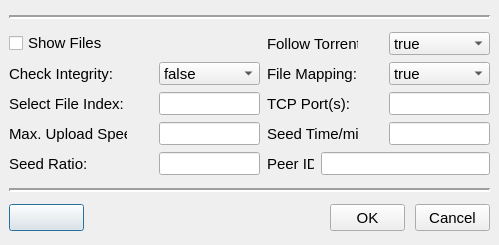
<ui version="4.0" >
 <class>torrentArgsDlg</class>
 <widget class="QDialog" name="torrentArgsDlg" >
  <property name="geometry" >
   <rect>
    <x>0</x>
    <y>0</y>
    <width>499</width>
    <height>245</height>
   </rect>
  </property>
  <property name="minimumSize" >
   <size>
    <width>499</width>
    <height>245</height>
   </size>
  </property>
  <property name="maximumSize" >
   <size>
    <width>499</width>
    <height>245</height>
   </size>
  </property>
  <property name="font" >
   <font>
    <pointsize>11</pointsize>
   </font>
  </property>
  <property name="windowTitle" >
   <string>BitTorrent Options - aria2fe</string>
  </property>
  <property name="windowIcon" >
   <iconset resource="../resources.qrc" >:/pixmaps/pixmaps/download_22x22.png</iconset>
  </property>
  <widget class="QLabel" name="txtLabel1" >
   <property name="geometry" >
    <rect>
     <x>9</x>
     <y>62</y>
     <width>118</width>
     <height>23</height>
    </rect>
   </property>
   <property name="text" >
    <string>Check Integrity:</string>
   </property>
  </widget>
  <widget class="QComboBox" name="torrentIntegrityCombo" >
   <property name="geometry" >
    <rect>
     <x>159</x>
     <y>62</y>
     <width>101</width>
     <height>23</height>
    </rect>
   </property>
   <item>
    <property name="text" >
     <string>false</string>
    </property>
   </item>
   <item>
    <property name="text" >
     <string>true</string>
    </property>
   </item>
  </widget>
  <widget class="QComboBox" name="torrentFollowCombo" >
   <property name="geometry" >
    <rect>
     <x>389</x>
     <y>32</y>
     <width>101</width>
     <height>23</height>
    </rect>
   </property>
   <item>
    <property name="text" >
     <string>true</string>
    </property>
   </item>
   <item>
    <property name="text" >
     <string>false</string>
    </property>
   </item>
   <item>
    <property name="text" >
     <string>mem</string>
    </property>
   </item>
  </widget>
  <widget class="QLabel" name="txtLabel6" >
   <property name="geometry" >
    <rect>
     <x>267</x>
     <y>62</y>
     <width>91</width>
     <height>23</height>
    </rect>
   </property>
   <property name="text" >
    <string>File Mapping:</string>
   </property>
  </widget>
  <widget class="QComboBox" name="torrentMappingCombo" >
   <property name="geometry" >
    <rect>
     <x>389</x>
     <y>62</y>
     <width>101</width>
     <height>23</height>
    </rect>
   </property>
   <item>
    <property name="text" >
     <string>true</string>
    </property>
   </item>
   <item>
    <property name="text" >
     <string>false</string>
    </property>
   </item>
  </widget>
  <widget class="QLabel" name="txtLabel5" >
   <property name="geometry" >
    <rect>
     <x>267</x>
     <y>32</y>
     <width>91</width>
     <height>23</height>
    </rect>
   </property>
   <property name="text" >
    <string>Follow Torrent:</string>
   </property>
  </widget>
  <widget class="QLabel" name="txtLabel7" >
   <property name="geometry" >
    <rect>
     <x>267</x>
     <y>92</y>
     <width>91</width>
     <height>23</height>
    </rect>
   </property>
   <property name="text" >
    <string>TCP Port(s):</string>
   </property>
  </widget>
  <widget class="QLineEdit" name="torrentPortsEdit" >
   <property name="geometry" >
    <rect>
     <x>389</x>
     <y>92</y>
     <width>101</width>
     <height>23</height>
    </rect>
   </property>
  </widget>
  <widget class="QLabel" name="txtLabel2" >
   <property name="geometry" >
    <rect>
     <x>9</x>
     <y>92</y>
     <width>118</width>
     <height>23</height>
    </rect>
   </property>
   <property name="text" >
    <string>Select File Index:</string>
   </property>
  </widget>
  <widget class="QLineEdit" name="torrentIndexEdit" >
   <property name="geometry" >
    <rect>
     <x>159</x>
     <y>92</y>
     <width>101</width>
     <height>23</height>
    </rect>
   </property>
  </widget>
  <widget class="QFrame" name="upperFrame" >
   <property name="geometry" >
    <rect>
     <x>9</x>
     <y>9</y>
     <width>481</width>
     <height>16</height>
    </rect>
   </property>
   <property name="frameShape" >
    <enum>QFrame::HLine</enum>
   </property>
   <property name="frameShadow" >
    <enum>QFrame::Sunken</enum>
   </property>
   <property name="lineWidth" >
    <number>2</number>
   </property>
  </widget>
  <widget class="QFrame" name="lowerFrame" >
   <property name="geometry" >
    <rect>
     <x>9</x>
     <y>182</y>
     <width>481</width>
     <height>16</height>
    </rect>
   </property>
   <property name="frameShape" >
    <enum>QFrame::HLine</enum>
   </property>
   <property name="frameShadow" >
    <enum>QFrame::Sunken</enum>
   </property>
   <property name="lineWidth" >
    <number>2</number>
   </property>
  </widget>
  <widget class="QLineEdit" name="torrentMaxSpeedEdit" >
   <property name="geometry" >
    <rect>
     <x>159</x>
     <y>122</y>
     <width>101</width>
     <height>23</height>
    </rect>
   </property>
  </widget>
  <widget class="QLabel" name="txtLabel3" >
   <property name="geometry" >
    <rect>
     <x>9</x>
     <y>122</y>
     <width>118</width>
     <height>23</height>
    </rect>
   </property>
   <property name="text" >
    <string>Max. Upload Speed:</string>
   </property>
  </widget>
  <widget class="QLineEdit" name="torrentSeedRatioEdit" >
   <property name="geometry" >
    <rect>
     <x>159</x>
     <y>152</y>
     <width>101</width>
     <height>23</height>
    </rect>
   </property>
  </widget>
  <widget class="QLabel" name="txtLabel4" >
   <property name="geometry" >
    <rect>
     <x>9</x>
     <y>152</y>
     <width>118</width>
     <height>23</height>
    </rect>
   </property>
   <property name="text" >
    <string>Seed Ratio:</string>
   </property>
  </widget>
  <widget class="QLineEdit" name="torrentPeerEdit" >
   <property name="geometry" >
    <rect>
     <x>321</x>
     <y>152</y>
     <width>169</width>
     <height>23</height>
    </rect>
   </property>
  </widget>
  <widget class="QLabel" name="txtLabel9" >
   <property name="geometry" >
    <rect>
     <x>267</x>
     <y>152</y>
     <width>47</width>
     <height>23</height>
    </rect>
   </property>
   <property name="text" >
    <string>Peer ID:</string>
   </property>
  </widget>
  <widget class="QLineEdit" name="torrentSeedTimeEdit" >
   <property name="geometry" >
    <rect>
     <x>389</x>
     <y>122</y>
     <width>101</width>
     <height>23</height>
    </rect>
   </property>
   <property name="inputMask" >
    <string>0000; </string>
   </property>
  </widget>
  <widget class="QLabel" name="txtLabel8" >
   <property name="geometry" >
    <rect>
     <x>267</x>
     <y>122</y>
     <width>91</width>
     <height>23</height>
    </rect>
   </property>
   <property name="text" >
    <string>Seed Time/min:</string>
   </property>
  </widget>
  <widget class="QCheckBox" name="torrentShowFilesCkBox" >
   <property name="geometry" >
    <rect>
     <x>9</x>
     <y>32</y>
     <width>161</width>
     <height>22</height>
    </rect>
   </property>
   <property name="text" >
    <string>Show Files</string>
   </property>
  </widget>
  <widget class="QPushButton" name="restoreBtn" >
   <property name="geometry" >
    <rect>
     <x>9</x>
     <y>204</y>
     <width>75</width>
     <height>27</height>
    </rect>
   </property>
   <property name="toolTip" >
    <string>Restore Defaults</string>
   </property>
   <property name="icon" >
    <iconset resource="../resources.qrc" >:/pixmaps/pixmaps/refresh.png</iconset>
   </property>
  </widget>
  <widget class="QPushButton" name="okBtn" >
   <property name="geometry" >
    <rect>
     <x>330</x>
     <y>204</y>
     <width>75</width>
     <height>27</height>
    </rect>
   </property>
   <property name="text" >
    <string>OK</string>
   </property>
  </widget>
  <widget class="QPushButton" name="cancelBtn" >
   <property name="geometry" >
    <rect>
     <x>415</x>
     <y>204</y>
     <width>75</width>
     <height>27</height>
    </rect>
   </property>
   <property name="text" >
    <string>Cancel</string>
   </property>
  </widget>
 </widget>
 <tabstops>
  <tabstop>torrentShowFilesCkBox</tabstop>
  <tabstop>torrentFollowCombo</tabstop>
  <tabstop>torrentIntegrityCombo</tabstop>
  <tabstop>torrentMappingCombo</tabstop>
  <tabstop>torrentIndexEdit</tabstop>
  <tabstop>torrentPortsEdit</tabstop>
  <tabstop>torrentMaxSpeedEdit</tabstop>
  <tabstop>torrentSeedTimeEdit</tabstop>
  <tabstop>torrentSeedRatioEdit</tabstop>
  <tabstop>torrentPeerEdit</tabstop>
  <tabstop>okBtn</tabstop>
  <tabstop>cancelBtn</tabstop>
  <tabstop>restoreBtn</tabstop>
 </tabstops>
 <resources>
  <include location="../resources.qrc" />
 </resources>
 <connections/>
</ui>
